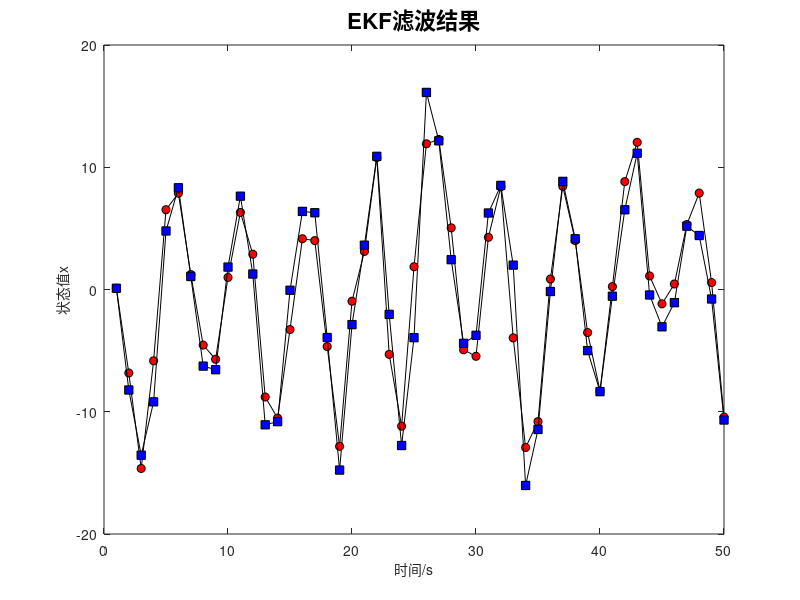

Write the MATLAB code that produced this figure.
%%%%%%%%%%%%%%%%%%%%%%%%%%%%%%%%%%%%%%%%%%%%%%%%%%%%%%%%%%%%%%%%%%%%%%%%%%%
% 创建时间：2022/04/07
% 创建人：周立倩
% 程序功能：EKF滤波器设计
% 状态方程：x(k+1)=0.5*x(k)+2.5*x(k)/(1+x(k)^2)+8*cos(1.2*(k+1))+w(k)
% 观测方程：z(k+1)=x(k+1)^2/20+v(k+1)
%%%%%%%%%%%%%%%%%%%%%%%%%%%%%%%%%%%%%%%%%%%%%%%%%%%%%%%%%%%%%%%%%%%%%%%%%%%
function EKF_for_One_Div_Unline_System
% 初始化
T=50;
Q=10;
R=1;
w=sqrt(Q)*randn(1,T);
v=sqrt(R)*randn(1,T);
% 状态方程
 x=zeros(1,T);
 y=zeros(1,T);
 x(1)=0.1;
 y(1)=x(1)^2/20+v(1);
for k=2:T
    x(k)=0.5*x(k-1)+2.5*x(k-1)/(1+x(k-1)^2)+8*cos(1.2*k)+w(k-1);% 真实状态值
    y(k)=x(k)^2/20+v(k);% 真实观测值
end
% EKF滤波算法
Xekf=zeros(1,T);% 后验估计值
P0=eye(1);
Xekf(1)=x(1);
for k=2:T
Xn=0.5*Xekf(k-1)+2.5*Xekf(k-1)/(1+Xekf(k-1)^2)+8*cos(1.2*k);% 状态预测
Zn=Xn^2/20;% 观测预测
F=0.5+2.5*(1-Xn^2)/(1+Xn^2)^2;% 状态转移矩阵
H=Xn/10;% 观测矩阵
P=F*P0*F'+Q;% 预测协方差矩阵
K=P*H'*inv(H*P*H'+R);% 卡尔曼增益
Xekf(k)=Xn+K*(y(k)-Zn);% 状态更新 Xn:先验估计值
P0=(eye(1)-K*H)*P;% 协方差更新
end
% 误差分析
Xstd=zeros(1,T);
for k=1:T
    Xstd(k)=abs(Xekf(k)-x(k));
end
% 画图
figure
hold on;
box on;
plot(x,'-ko','Markerface','r');
plot(Xekf,'-ks','Markerface','b');
xlabel('时间/s','FontSize',10);
ylabel('状态值x','FontSize',10);
title('EKF滤波结果','FontSize',16);
